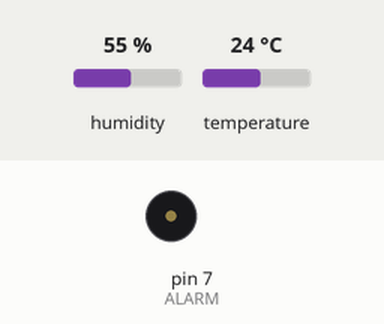
Recording of a sketch running on a simulated Arduino Uno, built with avr-gcc and run on an emulated ATmega328P. Shown: buzzer (waves = sounding). The inputs (shaded band) are chosen by the test bench; at power-on: humidity 55 %, temperature 24 °C. What the sketch prints to the serial monitor is not drawn.

Above: at 2.2 s.
2.3 s: humidity set to 71 %
5.2 s: humidity set to 74 %
At 7.2 s:
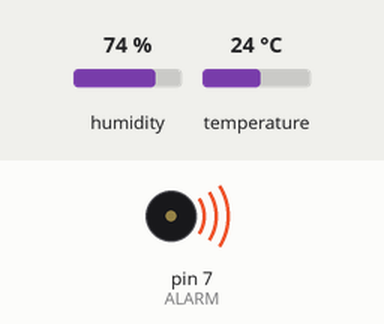
Timing chart, 0 to 8.7 s (numbered marks = the images above; inputs shaded):
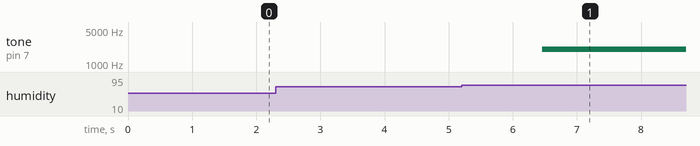

Measured:
- the behaviour switches between 72 and 73 % on humidity (found by bisection; images 0 and 1)
- after the input at 2.3 s, every drawn part: stays the same
- after the input at 5.2 s, tone on pin 7 (ALARM): silent → 2017 Hz after 1.3 s

The sketch:

cam-bien-nhiet-do-do-am.ino
```cpp
#include "DHT.h"
#define DHT11Pin 4
#define DHTType DHT11

int ALARM = 7;
int toneVal;
float sinVal;

DHT HT(DHT11Pin, DHTType);
float humi;
float tempC;
float tempF;

void setup() {
    pinMode(ALARM, OUTPUT);
    Serial.begin(9600);
    HT.begin();
    delay(1000);
}

void loop() {
    delay(1000);

    humi = HT.readHumidity();        // Đọc giá trị độ ẩm từ cảm biến
    tempC = HT.readTemperature();    // Đọc giá trị nhiệt độ theo độ C từ cảm biến
    tempF = HT.readTemperature(true); // Đọc giá trị nhiệt độ theo độ F từ cảm biến

    Serial.print("Độ ẩm: ");
    Serial.print(humi, 1);
    Serial.print("\t");
    Serial.print(tempC, 1);
    Serial.print(" °C ");
    Serial.print("\t");
    Serial.print(tempF, 1);
    Serial.println(" °F");

    if (humi > 72) {
        for (int x = 0; x < 180; x++) {
            sinVal = (sin(x * (3.1412 / 180)));
            toneVal = 2000 + (int(sinVal * 1000));
            tone(ALARM, toneVal);
            delay(2);
        }
    } else {
        noTone(ALARM);
    }
}
```
